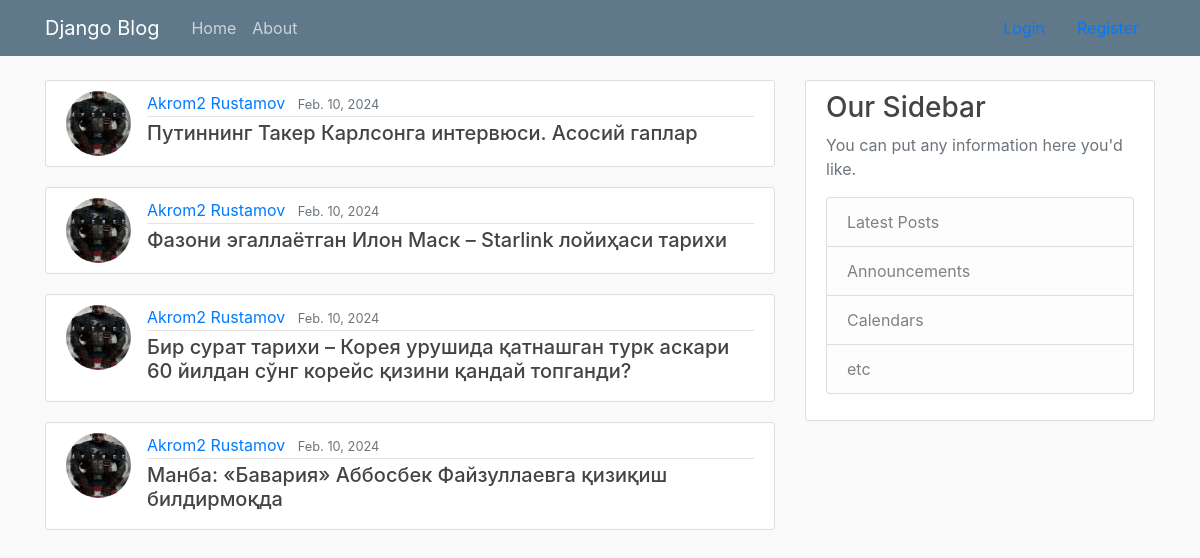
Before: / with the older database file.
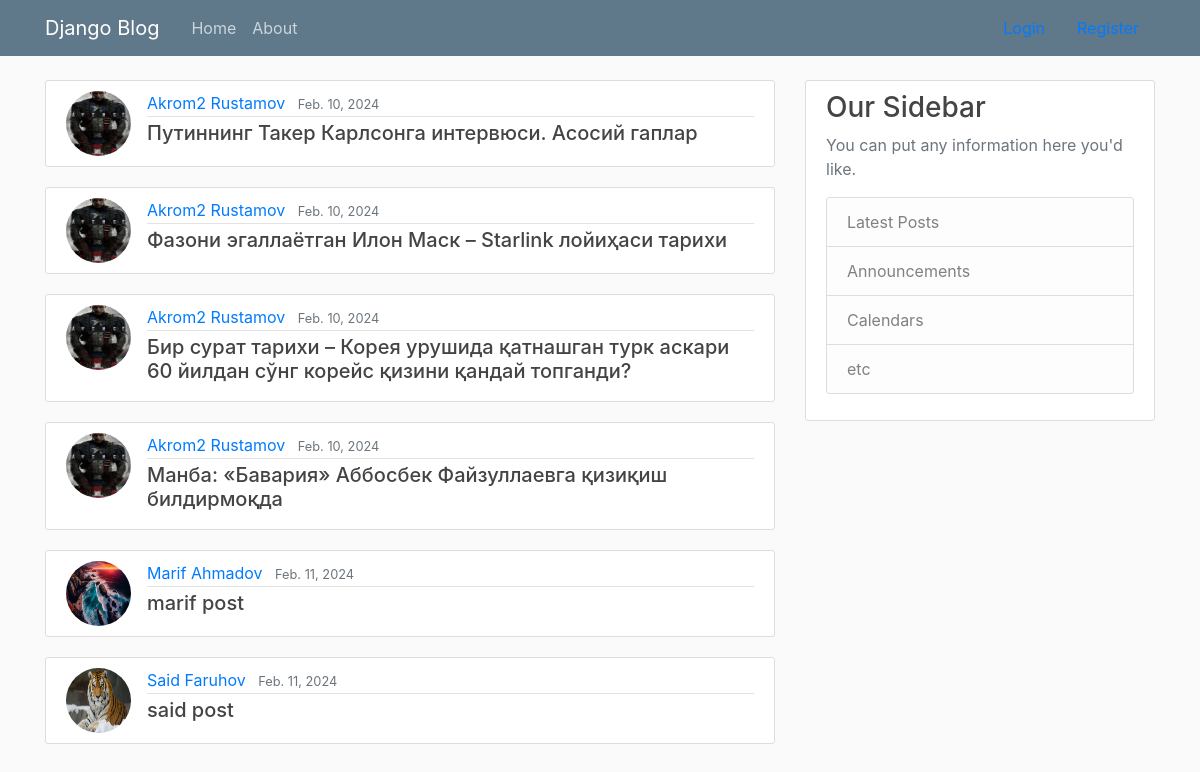
After: the same page with the newer database file.
### blog/models.py (models this page shows, shortened)
class AbstractBaseModel(models.Model):
    created_at = models.DateTimeField(auto_now_add=True)
    updated_at = models.DateTimeField(auto_now=True)
    class Meta:
        abstract = True

class Post(AbstractBaseModel):
    title = models.CharField(max_length=120)
    content = models.TextField()
    publisher_at = models.DateField()
    is_active = models.BooleanField(default=False)
    author = models.ForeignKey("User", models.CASCADE, "posts")

class User(AbstractUser, AbstractBaseModel):
    avatar = models.ImageField(upload_to='avatars/')

### blog/views.py (the view)
# urls.py: path('', HomePageView.as_view(),                                        name='home'),
class HomePageView(View):
    def get(self, request):
        if request.user.is_authenticated:
            posts = Post.objects.exclude(author=request.user)
        else:
            posts = Post.objects.all()
        return render(request, 'blog/home.html', {
            "posts":posts.filter(is_active=True).order_by('publisher_at')
        })

### templates/blog/home.html (shortened to what this page needs)
{% extends 'blog/base.html' %}
{% block content %}
    <main role="main" class="container">
      <div class="row">
        <div class="col-md-8">
            {% if posts %}
                {% for post in posts %}
                <article class="media content-section">
                    <a href="{{ post.author.avatar.url }}">
                      <img class="rounded-circle article-img" src="{{ post.author.avatar.url }}">
                    </a>
                    <div class="media-body">
                      <div class="article-metadata">
                        <a class="mr-2" href="{% url 'user_posts' %}">{{ post.author.first_name }} {{ post.author.last_name }}</a>
                        <small class="text-muted">{{ post.publisher_at }}</small>
                      </div>
                      <h5><a class="article-title" href="{% url 'post_detail' post.id %}">{{ post.title }}</a></h5>
                    </div>
                </article>
                {% endfor %}
            {% endif %}
        </div>
        {% include 'blog/base_last_post.html' %}
      </div>
    </main>
{% endblock %}

### templates/blog/base.html (shortened to what this page needs)
<!DOCTYPE html>
{% load static %}
<html>
<head>
    <link rel="stylesheet" href="https://maxcdn.bootstrapcdn.com/bootstrap/4.0.0/css/bootstrap.min.css">
    <link rel="stylesheet" type="text/css" href="{% static 'blog/main.css' %}">
</head>
<body>
    <header class="site-header">
      <nav class="navbar navbar-expand-md navbar-dark bg-steel fixed-top">
        <div class="container">
          <a class="navbar-brand mr-4" href="{% url 'home' %}">Django Blog</a>
          <div class="collapse navbar-collapse" id="navbarToggle">
            <div class="navbar-nav mr-auto">
              <a class="nav-item nav-link" href="{% url 'home' %}">Home</a>
              <a class="nav-item nav-link" href="{% url 'about' %}">About</a>
            </div>
              {% if request.user.is_authenticated %}
                <a class="nav-item nav-link" href="{% url 'post_form' %}">New Post</a>
                <a class="nav-item nav-link" href="{% url 'profile' %}">Profile</a>
                <a class="nav-item nav-link" href="{% url 'logout' %}">Logout</a>
                <h5 style="background-color: whitesmoke">Welcome {{ request.user }}</h5>
              {% else %}
                <a class="nav-item nav-link" href="{% url 'login' %}">Login</a>
                <a class="nav-item nav-link" href="{% url 'register' %}">Register</a>
              {% endif %}
          </div>
        </div>
      </nav>
    </header>
    {% block content %}
    {% endblock %}
</body>
</html>

### templates/blog/base_last_post.html
<div class="col-md-4">
  <div class="content-section">
    <h3>Our Sidebar</h3>
    <p class='text-muted'>You can put any information here you'd like.
      <ul class="list-group">
        <li class="list-group-item list-group-item-light">Latest Posts</li>
        <li class="list-group-item list-group-item-light">Announcements</li>
        <li class="list-group-item list-group-item-light">Calendars</li>
        <li class="list-group-item list-group-item-light">etc</li>
      </ul></p>
</div>
</div>

### static/blog/main.css (style rules this page uses)
body { background: #fafafa; color: #333333; margin-top: 5rem; }
h1, h2, h3, h4, h5, h6 { color: #444444; }
ul { margin: 0; }
.bg-steel { background-color: #5f788a; }
.site-header .navbar-nav .nav-link { color: #cbd5db; }
.content-section { background: #ffffff; padding: 10px 20px; border: 1px solid #dddddd; border-radius: 3px; margin-bottom: 20px; }
.article-title { color: #444444; }
.article-img { height: 65px; width: 65px; margin-right: 16px; }
.article-metadata { padding-bottom: 1px; margin-bottom: 4px; border-bottom: 1px solid #e3e3e3 }

Changed rows visible on the page:
added Post: author.avatar (picture), author.first_name "Marif", author.last_name "Ahmadov", publisher_at "Feb. 11, 2024", title "marif post"
added Post: author.avatar (picture), author.first_name "Said", author.last_name "Faruhov", publisher_at "Feb. 11, 2024", title "said post"
